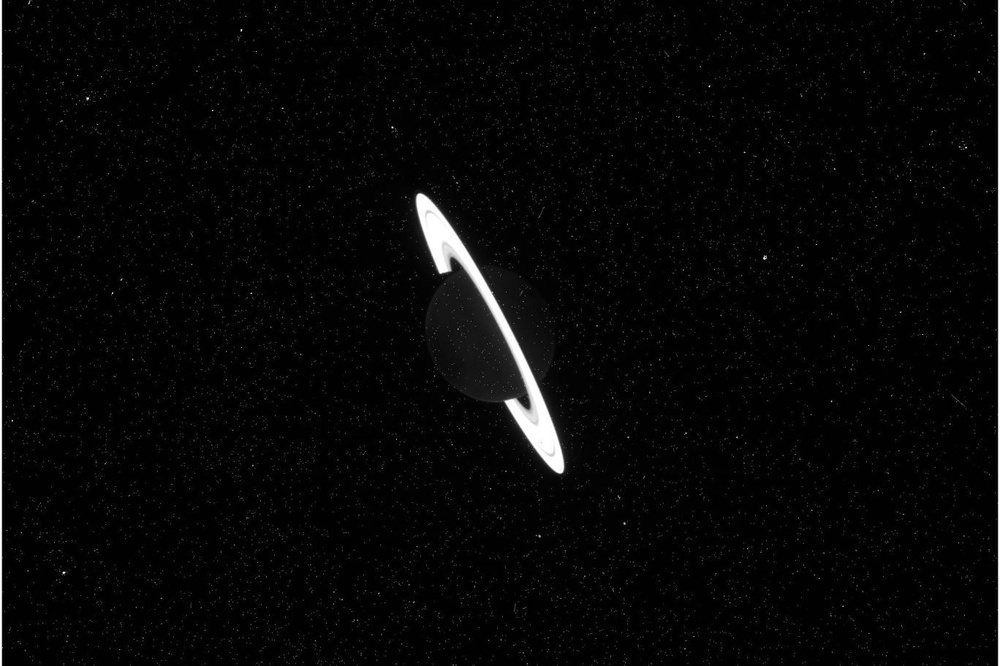
#> input picture Ödev_4/uzay.jpg, 1000 x 666 px, shrunk from 1368 x 911 before the run
$ python resimdeneme14.py
#> lines starting #> are read from the running program, lines starting #| are printed output that depends on the picture
import cv2
import numpy as np


resim = cv2.imread("uzay.jpg")
#> resim is the input picture: shape (666, 1000, 3); min 0, max 255, mean 7


kernel = np.ones((5,5), np.uint8)

daraltma = cv2.erode(resim, kernel, iterations=1)


genisleme = cv2.dilate(daraltma, kernel, iterations=1)


opening = cv2.morphologyEx(resim, cv2.MORPH_OPEN, kernel)


closing = cv2.morphologyEx(resim, cv2.MORPH_CLOSE, kernel)


gradyan = cv2.morphologyEx(resim, cv2.MORPH_GRADIENT, kernel)
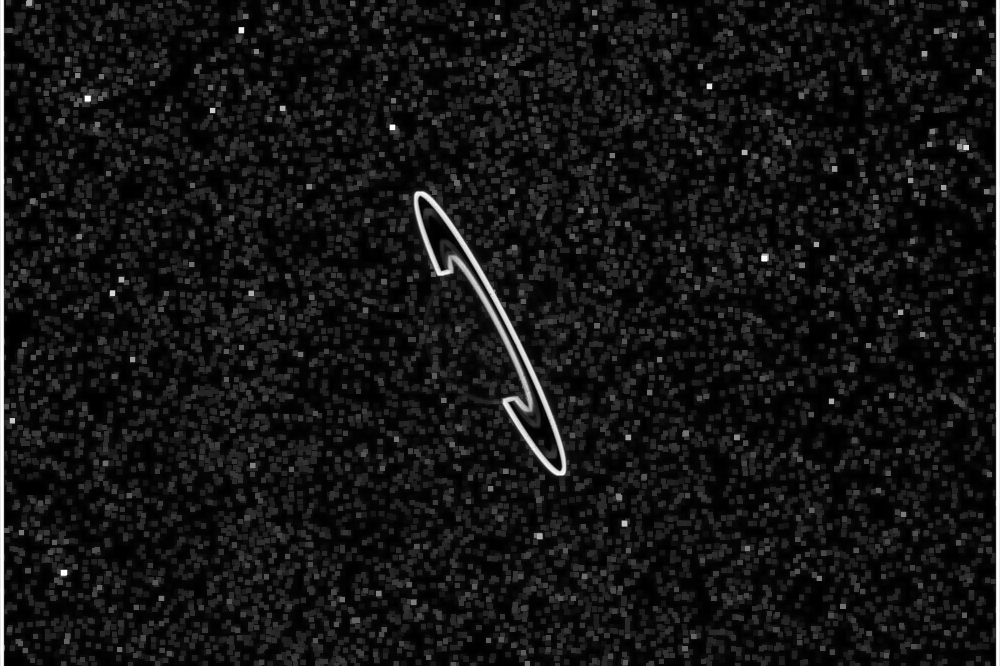
#> gradyan: shape (666, 1000, 3); min 0, max 255, mean 20.9


tophat = cv2.morphologyEx(resim, cv2.MORPH_TOPHAT, kernel)


blackhat = cv2.morphologyEx(resim, cv2.MORPH_BLACKHAT, kernel)
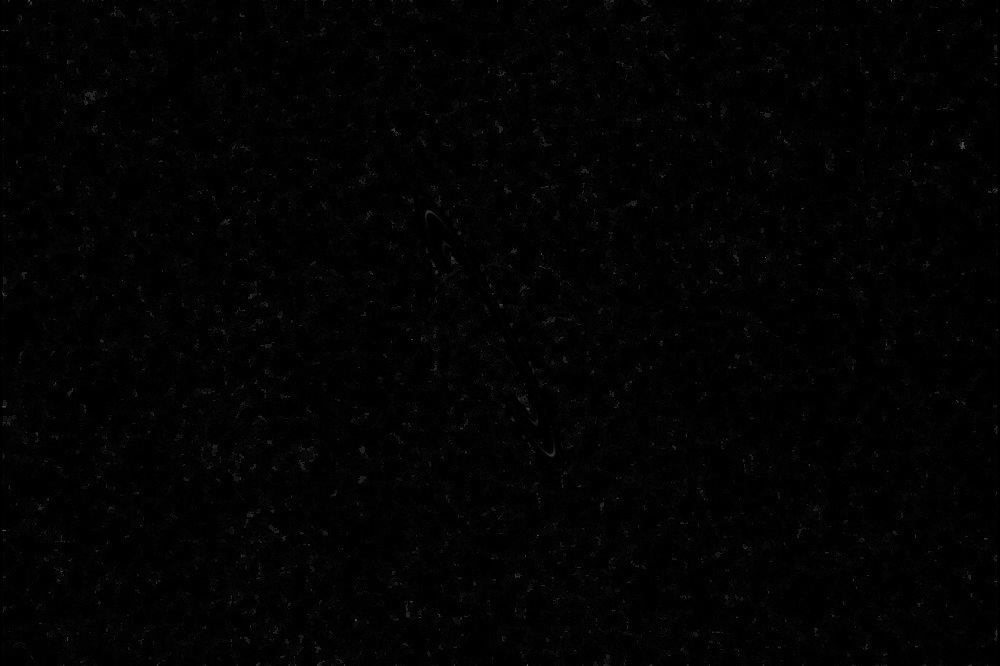
#> blackhat: shape (666, 1000, 3); min 0, max 104, mean 2.4


cv2.imshow("Orjinal", resim)
cv2.imshow("Daraltma (Erosion)", daraltma)
cv2.imshow("Genisleme (Dilation)", genisleme)


cv2.imshow("Opening", opening)
cv2.imshow("Closing", closing)
cv2.imshow("Gradyan", gradyan)
cv2.imshow("Tophat", tophat)
cv2.imshow("Blackhat", blackhat)

cv2.waitKey(0)
cv2.destroyAllWindows()
